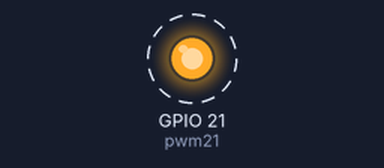
Recording of a program running on a simulated Raspberry Pi (BCM pin numbers). Parts: output pins drawn as LEDs (lit = HIGH). Dashed ring = blinking. What the program prints to the terminal is not drawn.

Above: at 0.5 s.
Timing chart, 0 to 4.6 s (numbered marks = the images above):
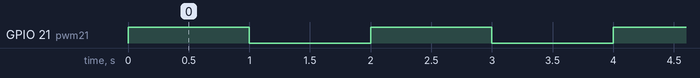

Measured:
- by itself, GPIO 21 (pwm21): alternates HIGH for 1.0 s and LOW for 1.0 s

The program:

gpio_pwm.py
```python
import RPi.GPIO as GPIO 			# Import GPIO module

GPIO.setmode(GPIO.BCM)				# Set the GPIO pin naming convention
GPIO.setup(21, GPIO.OUT)			# Set our GPIO pin to output

pwm21 = GPIO.PWM(21, 0.5)			# Initiate the PWM signal in Pin 21, 0.5 Hz
pwm21.start(50)					# Start a PWM signal with duty cycle at 50%

input('Press a key to stop:')		# Kill on keypress

pwm21.stop()					# Stop the PWM signal
GPIO.cleanup()					# Exit the GPIO session cleanly
```
